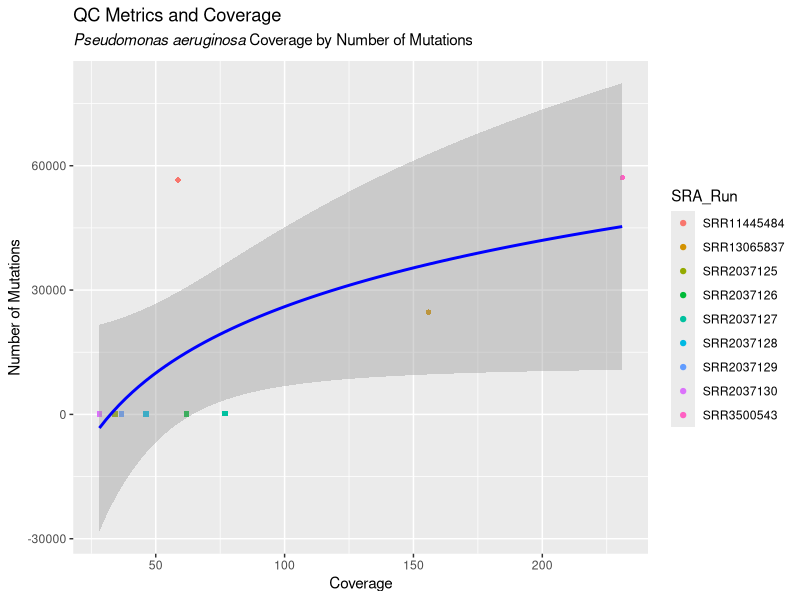

The R source for this figure:
#Aimee Icaza 
#This code is for PA
# QC calculation scatter plot with logarithmic regression 

# Load necessary packages
packages <- c("tidyverse", "ggplot2", "ggthemes")

# Check for and install any missing packages
for(p in packages) {
  if(!require(p, character.only = TRUE)) install.packages(p)
  library(p, character.only = TRUE)
}

# Open CSV file
df <- read.csv("../data/P_aeruginosa/QC_PA.csv")

# Plot: Double check the x and y axes as well as the SRA_Run types with different colors
QCplot <- ggplot(
  data = df, mapping = aes(x = Coverage, y = Count.of.SRA_Run)) +
  #If the count is less than 300 the is is a square (15) is not a crircle (16)
  geom_point(aes(color = SRA_Run), shape = ifelse(df$Count.of.SRA_Run < 300, 15, 16)) +
  geom_smooth(method = "lm", formula = y ~ log(x), color = "blue") +
  labs(
    title = "QC Metrics and Coverage",
    subtitle = expression(italic("Pseudomonas aeruginosa") ~ "Coverage by Number of Mutations"),
    x = "Coverage",
    y = "Number of Mutations",
    color = "SRA_Run"
  )
png(QCplot)
dev.off()

